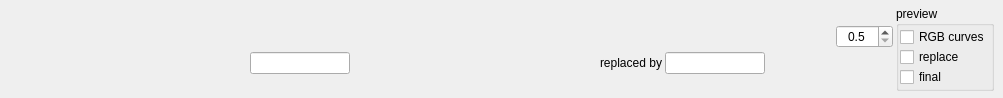
<?xml version="1.0" encoding="UTF-8"?>
<ui version="4.0">
 <class>widget_controls</class>
 <widget class="QWidget" name="widget_controls">
  <property name="geometry">
   <rect>
    <x>0</x>
    <y>0</y>
    <width>1003</width>
    <height>98</height>
   </rect>
  </property>
  <property name="sizePolicy">
   <sizepolicy hsizetype="Preferred" vsizetype="Preferred">
    <horstretch>0</horstretch>
    <verstretch>0</verstretch>
   </sizepolicy>
  </property>
  <property name="windowTitle">
   <string>Form</string>
  </property>
  <layout class="QHBoxLayout" name="horizontalLayout_6">
   <property name="spacing">
    <number>3</number>
   </property>
   <property name="leftMargin">
    <number>3</number>
   </property>
   <property name="topMargin">
    <number>3</number>
   </property>
   <property name="rightMargin">
    <number>9</number>
   </property>
   <property name="bottomMargin">
    <number>3</number>
   </property>
   <item>
    <layout class="QVBoxLayout" name="verticalLayout">
     <property name="sizeConstraint">
      <enum>QLayout::SetMaximumSize</enum>
     </property>
     <property name="bottomMargin">
      <number>0</number>
     </property>
     <item>
      <widget class="Widget_custom_qslider" name="slider_frames" native="true">
       <property name="sizePolicy">
        <sizepolicy hsizetype="MinimumExpanding" vsizetype="Maximum">
         <horstretch>0</horstretch>
         <verstretch>0</verstretch>
        </sizepolicy>
       </property>
       <property name="minimumSize">
        <size>
         <width>750</width>
         <height>30</height>
        </size>
       </property>
      </widget>
     </item>
     <item>
      <layout class="QHBoxLayout" name="layout_frames_no">
       <property name="bottomMargin">
        <number>0</number>
       </property>
       <item>
        <spacer name="horizontalSpacer_6">
         <property name="orientation">
          <enum>Qt::Horizontal</enum>
         </property>
         <property name="sizeHint" stdset="0">
          <size>
           <width>5</width>
           <height>10</height>
          </size>
         </property>
        </spacer>
       </item>
       <item>
        <widget class="QLineEdit" name="lineEdit_frame_no">
         <property name="sizePolicy">
          <sizepolicy hsizetype="Maximum" vsizetype="Fixed">
           <horstretch>0</horstretch>
           <verstretch>0</verstretch>
          </sizepolicy>
         </property>
         <property name="maximumSize">
          <size>
           <width>100</width>
           <height>16777215</height>
          </size>
         </property>
         <property name="readOnly">
          <bool>true</bool>
         </property>
        </widget>
       </item>
       <item>
        <spacer name="horizontalSpacer_5">
         <property name="orientation">
          <enum>Qt::Horizontal</enum>
         </property>
         <property name="sizeHint" stdset="0">
          <size>
           <width>5</width>
           <height>10</height>
          </size>
         </property>
        </spacer>
       </item>
       <item>
        <widget class="QLabel" name="label_2">
         <property name="text">
          <string>replaced by</string>
         </property>
        </widget>
       </item>
       <item>
        <widget class="QLineEdit" name="lineEdit_new_frame_no">
         <property name="sizePolicy">
          <sizepolicy hsizetype="Maximum" vsizetype="Fixed">
           <horstretch>0</horstretch>
           <verstretch>0</verstretch>
          </sizepolicy>
         </property>
         <property name="maximumSize">
          <size>
           <width>100</width>
           <height>16777215</height>
          </size>
         </property>
         <property name="readOnly">
          <bool>true</bool>
         </property>
        </widget>
       </item>
      </layout>
     </item>
     <item>
      <spacer name="verticalSpacer_2">
       <property name="orientation">
        <enum>Qt::Vertical</enum>
       </property>
       <property name="sizeType">
        <enum>QSizePolicy::Fixed</enum>
       </property>
       <property name="sizeHint" stdset="0">
        <size>
         <width>20</width>
         <height>12</height>
        </size>
       </property>
      </spacer>
     </item>
    </layout>
   </item>
   <item>
    <layout class="QVBoxLayout" name="layout_player_control">
     <property name="spacing">
      <number>0</number>
     </property>
     <item>
      <layout class="QHBoxLayout" name="horizontalLayout">
       <item>
        <widget class="QPushButton" name="pushButton_play_pause">
         <property name="text">
          <string/>
         </property>
         <property name="icon">
          <iconset>
           <normaloff>../../../../.designer/backup/img/play.png</normaloff>
           <selectedoff>../../../../.designer/backup/img/play.png</selectedoff>
           <selectedon>../../../../.designer/backup/img/pause.png</selectedon>../../../../.designer/backup/img/play.png</iconset>
         </property>
         <property name="checkable">
          <bool>true</bool>
         </property>
         <property name="flat">
          <bool>true</bool>
         </property>
        </widget>
       </item>
       <item>
        <widget class="QPushButton" name="pushButton_previous_frame">
         <property name="text">
          <string/>
         </property>
         <property name="icon">
          <iconset>
           <normaloff>../../../../.designer/backup/img/go-first-view.png</normaloff>../../../../.designer/backup/img/go-first-view.png</iconset>
         </property>
         <property name="flat">
          <bool>true</bool>
         </property>
        </widget>
       </item>
       <item>
        <widget class="QPushButton" name="pushButton_next_frame">
         <property name="text">
          <string/>
         </property>
         <property name="icon">
          <iconset>
           <normaloff>../../../../.designer/backup/img/go-last-view.png</normaloff>../../../../.designer/backup/img/go-last-view.png</iconset>
         </property>
         <property name="flat">
          <bool>true</bool>
         </property>
        </widget>
       </item>
       <item>
        <spacer name="horizontalSpacer_3">
         <property name="orientation">
          <enum>Qt::Horizontal</enum>
         </property>
         <property name="sizeType">
          <enum>QSizePolicy::Fixed</enum>
         </property>
         <property name="sizeHint" stdset="0">
          <size>
           <width>5</width>
           <height>20</height>
          </size>
         </property>
        </spacer>
       </item>
      </layout>
     </item>
     <item>
      <layout class="QHBoxLayout" name="horizontalLayout_7">
       <item>
        <widget class="QPushButton" name="pushButton_stop">
         <property name="text">
          <string/>
         </property>
         <property name="icon">
          <iconset>
           <normaloff>../../../../.designer/backup/img/stop.png</normaloff>../../../../.designer/backup/img/stop.png</iconset>
         </property>
         <property name="checkable">
          <bool>false</bool>
         </property>
         <property name="flat">
          <bool>true</bool>
         </property>
        </widget>
       </item>
       <item>
        <spacer name="horizontalSpacer_2">
         <property name="orientation">
          <enum>Qt::Horizontal</enum>
         </property>
         <property name="sizeType">
          <enum>QSizePolicy::Fixed</enum>
         </property>
         <property name="sizeHint" stdset="0">
          <size>
           <width>10</width>
           <height>20</height>
          </size>
         </property>
        </spacer>
       </item>
       <item>
        <widget class="QDoubleSpinBox" name="spinBox_speed">
         <property name="wrapping">
          <bool>false</bool>
         </property>
         <property name="frame">
          <bool>true</bool>
         </property>
         <property name="alignment">
          <set>Qt::AlignCenter</set>
         </property>
         <property name="keyboardTracking">
          <bool>false</bool>
         </property>
         <property name="decimals">
          <number>1</number>
         </property>
         <property name="minimum">
          <double>0.500000000000000</double>
         </property>
         <property name="maximum">
          <double>2.000000000000000</double>
         </property>
         <property name="singleStep">
          <double>0.500000000000000</double>
         </property>
        </widget>
       </item>
      </layout>
     </item>
     <item>
      <spacer name="verticalSpacer_4">
       <property name="orientation">
        <enum>Qt::Vertical</enum>
       </property>
       <property name="sizeHint" stdset="0">
        <size>
         <width>20</width>
         <height>1</height>
        </size>
       </property>
      </spacer>
     </item>
    </layout>
   </item>
   <item>
    <widget class="QGroupBox" name="groupBox_preview">
     <property name="sizePolicy">
      <sizepolicy hsizetype="Preferred" vsizetype="Maximum">
       <horstretch>0</horstretch>
       <verstretch>0</verstretch>
      </sizepolicy>
     </property>
     <property name="title">
      <string>preview</string>
     </property>
     <property name="flat">
      <bool>false</bool>
     </property>
     <layout class="QVBoxLayout" name="verticalLayout_5">
      <property name="spacing">
       <number>0</number>
      </property>
      <property name="leftMargin">
       <number>1</number>
      </property>
      <property name="topMargin">
       <number>1</number>
      </property>
      <property name="rightMargin">
       <number>1</number>
      </property>
      <property name="bottomMargin">
       <number>1</number>
      </property>
      <item>
       <widget class="QCheckBox" name="checkBox_preview_rgb">
        <property name="text">
         <string>RGB curves</string>
        </property>
       </widget>
      </item>
      <item>
       <widget class="QCheckBox" name="checkBox_preview_replace">
        <property name="text">
         <string>replace</string>
        </property>
       </widget>
      </item>
      <item>
       <widget class="QCheckBox" name="checkBox_preview_final">
        <property name="text">
         <string>final</string>
        </property>
       </widget>
      </item>
     </layout>
    </widget>
   </item>
  </layout>
 </widget>
 <customwidgets>
  <customwidget>
   <class>Widget_custom_qslider</class>
   <extends>QWidget</extends>
   <header location="global">video_editor.widget_custom_qslider</header>
   <container>1</container>
  </customwidget>
 </customwidgets>
 <resources/>
 <connections/>
</ui>
